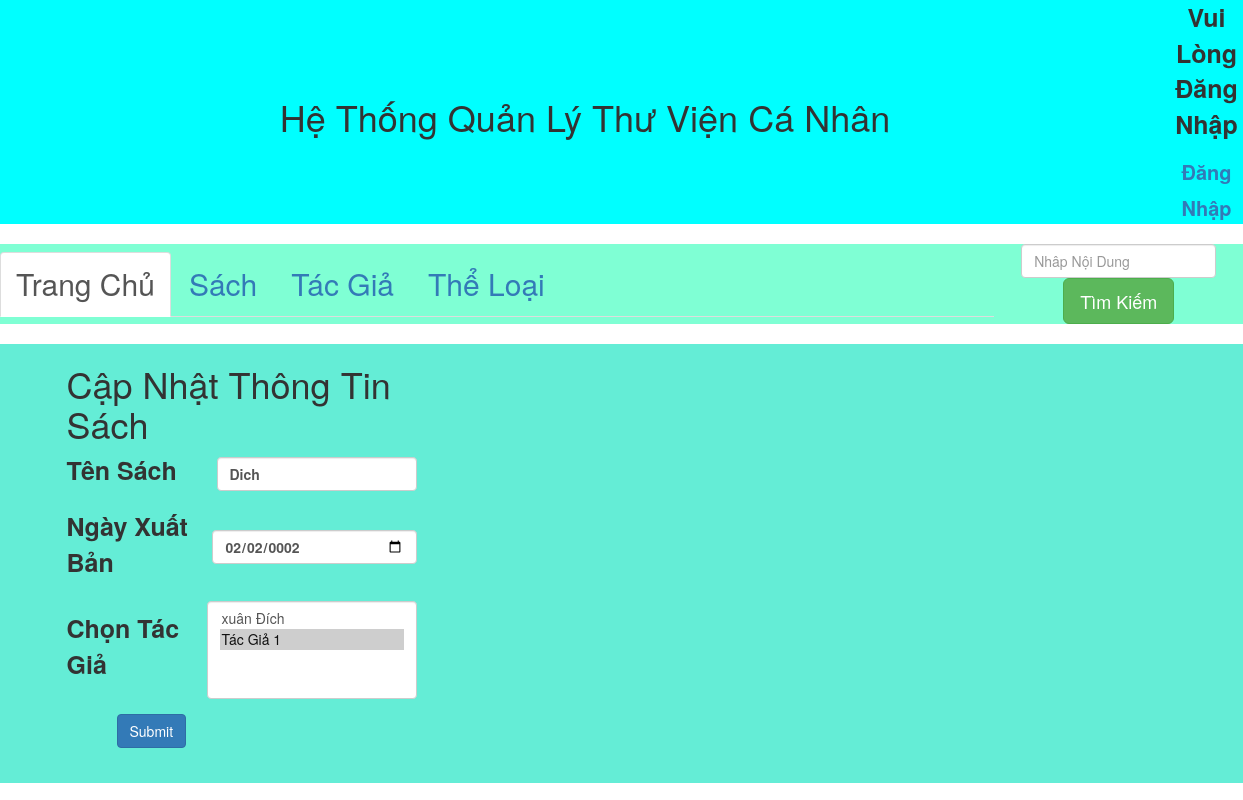
Before: /book/4/edit with the older database file.
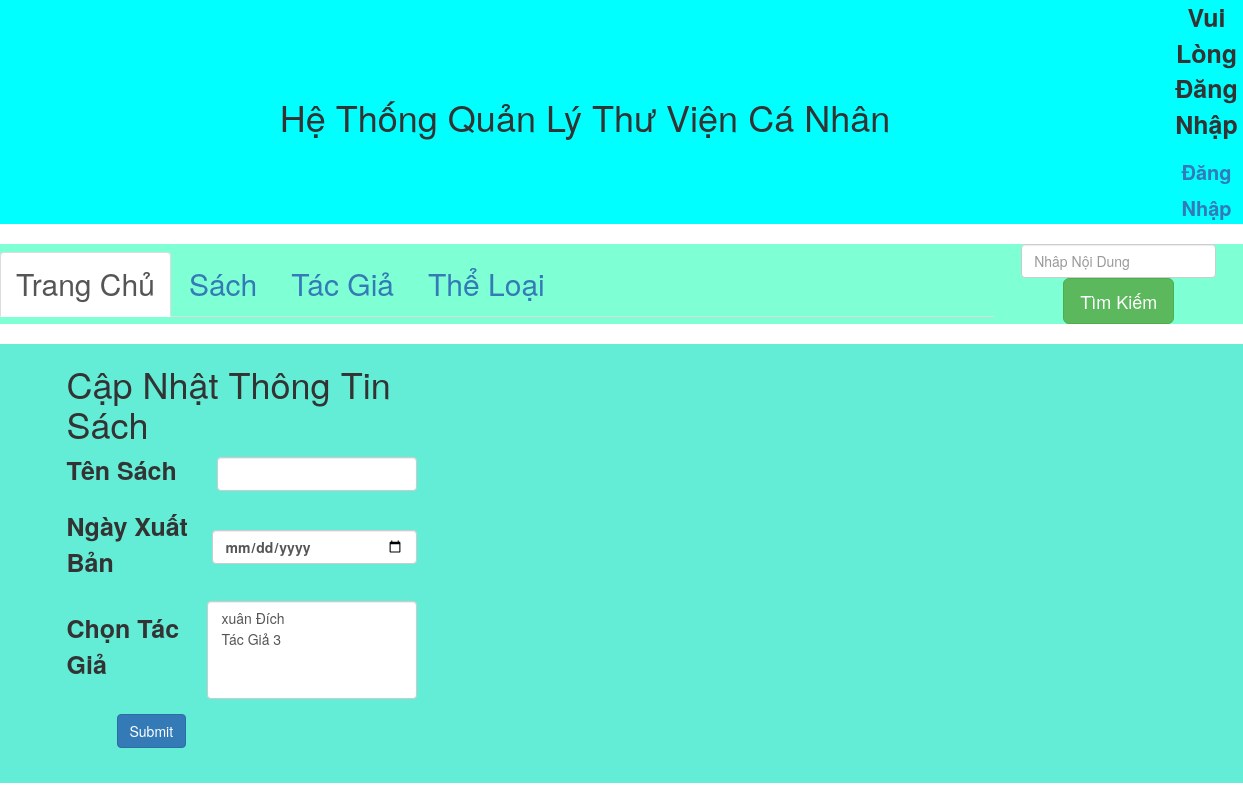
After: the same page with the newer database file.
### catalog/models.py (models this page shows)
class Book(models.Model):
    id = models.AutoField(primary_key=True)
    title = models.CharField(max_length=32)
    publish_date = models.DateField()
    authors = models.ManyToManyField("Author")
    summary = models.CharField(max_length=500, blank=True)
    categorys = models.ManyToManyField("Category")

### catalog/views.py (the view, shortened to what this page needs)
# urls.py: path('book/<id>/edit', views.editbook),
def editbook(request, id):
    book_obj = Book.objects.filter(pk=id).first()
    author_list = Author.objects.all()
    return render(request, "book/editbook.html", {"book_obj": book_obj, "author_list": author_list})

### templates/book/editbook.html (shortened to what this page needs)
{% extends "base.html" %}
{% block content %}
<div class="container">
    <div class="col-md-4">
        <h1>Cập Nhật Thông Tin Sách</h1>
        <form action="" method="post">
            <div class="form-group">
                <table Style=" padding-left: 20px; padding-bottom: 15px; text-align: left; padding-left: 20px ;">
                    <tr>
                        <th style="width:250px; text-align: left;">
                            <label for="book">Tên Sách</label>
                        </th>
                        <th>
                            <input style="width: 200px;" type="text" class="form-control" id="book" name="title"
                                value="{{ book_obj.title }}">
                        </th>
                    </tr>
                </table>
            </div>
            <div class="form-group">
                <table Style=" padding-left: 20px; padding-bottom: 15px; text-align: left; padding-left: 20px ;">
                    <tr>
                        <th style="width:250px; text-align: left;">
                            <label for="pub_date">Ngày Xuất Bản</label>
                        </th>
                        <th>
                            <input style="width: 205px;" type="date" class="form-control" id="pub-date" name="pub_date"
                                value="{{book_obj.publish_date | date:'c'}}">
                        </th>
                    </tr>
                </table>
            </div>
            <div class="form-group">
                <table Style=" padding-left: 20px; padding-bottom: 15px; text-align: left; padding-left: 20px ;">
                    <tr>
                        <th style="width:250px; text-align: left;">
                            <b style="margin-bottom: 5px;display: inline-block">Chọn Tác Giả</b>
                        </th>
                        <th>
                            <select style="width: 210px;" class="form-control" multiple name="authors_id_list">
                                {% for author in author_list %}
                                {% if author in book_obj.authors.all %}
                                <option value="{{ author.pk }}" selected>{{ author.name }}</option>
                                {% else %}
                                <option value="{{ author.pk }}">{{ author.name }}</option>
                                {% endif %}
                                {% endfor %}
                            </select>
                        </th>
                    </tr>
                </table>
            </div>
            <div class="form-group" style="padding-left: 50px; padding-bottom: 10px;">
                <button type="submit" class="btn btn-primary">Submit</button>
            </div>
        </form>
    </div>
</div>
{% endblock %}

Changed rows visible on the page:
removed Book: title "Dich", pub_date "02/02/0002"
Other visible differences:
form field authors_id_list: "xuân Đích / Tác Giả 1 ☑" → "xuân Đích / Tác Giả 3"
